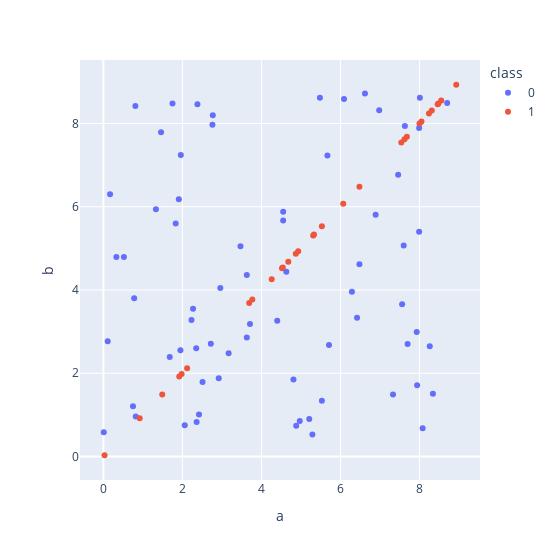

Notebook source saved alongside this figure:
### Code cell
fig = px.scatter(df, x='a',
            y='b',
            color='class',
            height=560,
            width=560,
            )
fig.show()

### Figure 1 — Plotly figure (JSON) as saved in the notebook; plotly's stock layout.template omitted (floating-point values rounded to 4 significant figures)
{"data": [{"hovertemplate": "class=0<br>a=%{x}<br>b=%{y}<extra></extra>", "legendgroup": "0", "marker": {"color": "#636efa", "symbol": "circle"}, "mode": "markers", "name": "0", "orientation": "v", "showlegend": true, "type": "scatter", "x": [8.01, 7.93, 6.62, 2.51, 7.46, 4.97, 8.08, 8.34, 0.01, 4.88, 1.83, 1.68, 4.55, 4.4, 0.82, 6.42, 6.09, 2.96, 4.55, 8.7, 5.21, 2.27, 6.89, 1.75, 4.63, 7.33, 2.77, 2.06, 2.92, 1.95, 7.56, 3.63, 2.72, 1.46, 5.48, 8.26, 7.6, 1.96, 7.99, 3.47, 2.35, 0.75, 5.53, 5.67, 0.11, 5.29, 2.38, 0.81, 6.29, 6.48, 4.81, 0.52, 1.33, 3.17, 3.71, 7.7, 2.23, 7.94, 6.98, 7.63, 1.91, 0.33, 5.71, 0.17, 3.63, 7.99, 0.78, 2.36, 2.42, 2.76], "xaxis": "x", "y": [8.62, 2.99, 8.72, 1.79, 6.77, 0.85, 0.68, 1.51, 0.58, 0.74, 5.6, 2.39, 5.67, 3.26, 0.96, 3.33, 8.59, 4.05, 5.88, 8.49, 0.9, 3.55, 5.81, 8.48, 4.44, 1.49, 8.2, 0.75, 1.88, 2.55, 3.66, 2.86, 2.71, 7.79, 8.62, 2.65, 5.07, 7.24, 7.89, 5.05, 2.6, 1.21, 1.34, 7.23, 2.77, 0.53, 8.46, 8.42, 3.96, 4.62, 1.85, 4.79, 5.94, 2.48, 3.18, 2.7, 3.28, 1.71, 8.32, 7.94, 6.18, 4.79, 2.68, 6.3, 4.36, 5.4, 3.8, 0.83, 1.01, 7.97], "yaxis": "y"}, {"hovertemplate": "class=1<br>a=%{x}<br>b=%{y}<extra></extra>", "legendgroup": "1", "marker": {"color": "#EF553B", "symbol": "circle"}, "mode": "markers", "name": "1", "orientation": "v", "showlegend": true, "type": "scatter", "x": [8, 7.62, 1.49, 0.92, 4.68, 8.55, 8.93, 8.48, 8.05, 8.24, 5.31, 5.33, 6.07, 8.31, 2.12, 6.48, 3.77, 5.53, 4.87, 1.98, 7.68, 4.93, 7.54, 4.54, 4.52, 4.26, 1.92, 8.46, 3.69, 0.03], "xaxis": "x", "y": [8, 7.62, 1.49, 0.92, 4.68, 8.55, 8.93, 8.48, 8.05, 8.24, 5.31, 5.33, 6.07, 8.31, 2.12, 6.48, 3.77, 5.53, 4.87, 1.98, 7.68, 4.93, 7.54, 4.54, 4.52, 4.26, 1.92, 8.46, 3.69, 0.03], "yaxis": "y"}], "layout": {"height": 560, "legend": {"title": {"text": "class"}, "tracegroupgap": 0}, "margin": {"t": 60}, "width": 560, "xaxis": {"anchor": "y", "domain": [0, 1], "title": {"text": "a"}}, "yaxis": {"anchor": "x", "domain": [0, 1], "title": {"text": "b"}}}}
